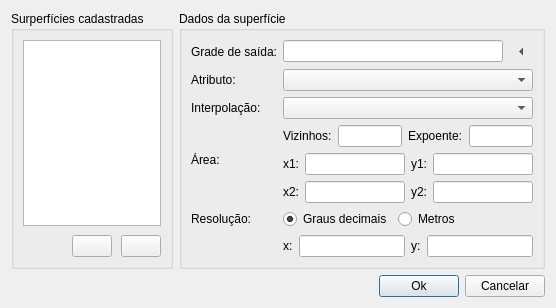
<?xml version="1.0" encoding="UTF-8"?>
<ui version="4.0">
 <class>SurfacesConfigDialogForm</class>
 <widget class="QDialog" name="SurfacesConfigDialogForm">
  <property name="geometry">
   <rect>
    <x>0</x>
    <y>0</y>
    <width>515</width>
    <height>301</height>
   </rect>
  </property>
  <property name="windowTitle">
   <string>Superfícies</string>
  </property>
  <property name="windowIcon">
   <iconset resource="icons.qrc">
    <normaloff>:/data/icons/surface.png</normaloff>:/data/icons/surface.png</iconset>
  </property>
  <layout class="QGridLayout" name="gridLayout_3" columnstretch="0,0">
   <item row="3" column="0" colspan="2">
    <layout class="QHBoxLayout" name="horizontalLayout_2">
     <item>
      <spacer name="horizontalSpacer">
       <property name="orientation">
        <enum>Qt::Horizontal</enum>
       </property>
       <property name="sizeHint" stdset="0">
        <size>
         <width>40</width>
         <height>20</height>
        </size>
       </property>
      </spacer>
     </item>
     <item>
      <widget class="QPushButton" name="okBtn">
       <property name="text">
        <string>Ok</string>
       </property>
       <property name="icon">
        <iconset resource="../../admin/ui/icons.qrc">
         <normaloff>:/global/icons/ok.png</normaloff>:/global/icons/ok.png</iconset>
       </property>
      </widget>
     </item>
     <item>
      <widget class="QPushButton" name="cancelBtn">
       <property name="text">
        <string>Cancelar</string>
       </property>
       <property name="icon">
        <iconset resource="../../admin/ui/icons.qrc">
         <normaloff>:/global/icons/cancel.png</normaloff>:/global/icons/cancel.png</iconset>
       </property>
      </widget>
     </item>
    </layout>
   </item>
   <item row="1" column="1" rowspan="2">
    <widget class="QGroupBox" name="groupBox">
     <property name="title">
      <string>Dados da superfície</string>
     </property>
     <layout class="QGridLayout" name="gridLayout">
      <item row="1" column="0">
       <widget class="QLabel" name="label_12">
        <property name="text">
         <string>Atributo:</string>
        </property>
       </widget>
      </item>
      <item row="2" column="0">
       <widget class="QLabel" name="label">
        <property name="text">
         <string>Interpolação:</string>
        </property>
       </widget>
      </item>
      <item row="5" column="0">
       <widget class="QLabel" name="label_3">
        <property name="text">
         <string>Área:</string>
        </property>
        <property name="alignment">
         <set>Qt::AlignLeading|Qt::AlignLeft|Qt::AlignTop</set>
        </property>
       </widget>
      </item>
      <item row="8" column="0">
       <widget class="QLabel" name="label_2">
        <property name="text">
         <string>Resolução:</string>
        </property>
       </widget>
      </item>
      <item row="0" column="0">
       <widget class="QLabel" name="label_10">
        <property name="text">
         <string>Grade de saída:</string>
        </property>
       </widget>
      </item>
      <item row="0" column="2" colspan="3">
       <widget class="QLineEdit" name="outputGridEdit">
        <property name="sizePolicy">
         <sizepolicy hsizetype="Preferred" vsizetype="Fixed">
          <horstretch>0</horstretch>
          <verstretch>0</verstretch>
         </sizepolicy>
        </property>
       </widget>
      </item>
      <item row="1" column="2" colspan="4">
       <widget class="QComboBox" name="attributeCmb">
        <property name="sizePolicy">
         <sizepolicy hsizetype="Preferred" vsizetype="Fixed">
          <horstretch>0</horstretch>
          <verstretch>0</verstretch>
         </sizepolicy>
        </property>
        <property name="minimumSize">
         <size>
          <width>0</width>
          <height>0</height>
         </size>
        </property>
        <property name="editable">
         <bool>false</bool>
        </property>
       </widget>
      </item>
      <item row="5" column="2" colspan="4">
       <layout class="QGridLayout" name="gridLayout_2">
        <item row="4" column="0">
         <widget class="QLabel" name="label_5">
          <property name="text">
           <string>x2:</string>
          </property>
         </widget>
        </item>
        <item row="4" column="1">
         <widget class="QLineEdit" name="x2Edit">
          <property name="sizePolicy">
           <sizepolicy hsizetype="Preferred" vsizetype="Fixed">
            <horstretch>0</horstretch>
            <verstretch>0</verstretch>
           </sizepolicy>
          </property>
          <property name="minimumSize">
           <size>
            <width>0</width>
            <height>0</height>
           </size>
          </property>
          <property name="maximumSize">
           <size>
            <width>16777215</width>
            <height>16777215</height>
           </size>
          </property>
         </widget>
        </item>
        <item row="4" column="2">
         <widget class="QLabel" name="label_7">
          <property name="text">
           <string>y2:</string>
          </property>
         </widget>
        </item>
        <item row="4" column="3">
         <widget class="QLineEdit" name="y2Edit">
          <property name="sizePolicy">
           <sizepolicy hsizetype="Preferred" vsizetype="Fixed">
            <horstretch>0</horstretch>
            <verstretch>0</verstretch>
           </sizepolicy>
          </property>
          <property name="minimumSize">
           <size>
            <width>0</width>
            <height>0</height>
           </size>
          </property>
          <property name="maximumSize">
           <size>
            <width>16777215</width>
            <height>16777215</height>
           </size>
          </property>
         </widget>
        </item>
        <item row="0" column="0">
         <widget class="QLabel" name="label_4">
          <property name="text">
           <string>x1:</string>
          </property>
         </widget>
        </item>
        <item row="0" column="1">
         <widget class="QLineEdit" name="x1Edit">
          <property name="sizePolicy">
           <sizepolicy hsizetype="Preferred" vsizetype="Fixed">
            <horstretch>0</horstretch>
            <verstretch>0</verstretch>
           </sizepolicy>
          </property>
          <property name="minimumSize">
           <size>
            <width>0</width>
            <height>0</height>
           </size>
          </property>
          <property name="maximumSize">
           <size>
            <width>16777215</width>
            <height>16777215</height>
           </size>
          </property>
         </widget>
        </item>
        <item row="0" column="2">
         <widget class="QLabel" name="label_6">
          <property name="text">
           <string>y1:</string>
          </property>
         </widget>
        </item>
        <item row="0" column="3">
         <widget class="QLineEdit" name="y1Edit">
          <property name="sizePolicy">
           <sizepolicy hsizetype="Preferred" vsizetype="Fixed">
            <horstretch>0</horstretch>
            <verstretch>0</verstretch>
           </sizepolicy>
          </property>
          <property name="minimumSize">
           <size>
            <width>0</width>
            <height>0</height>
           </size>
          </property>
          <property name="maximumSize">
           <size>
            <width>16777215</width>
            <height>16777215</height>
           </size>
          </property>
         </widget>
        </item>
       </layout>
      </item>
      <item row="9" column="2" colspan="4">
       <layout class="QHBoxLayout" name="horizontalLayout_3">
        <property name="spacing">
         <number>6</number>
        </property>
        <item>
         <widget class="QLabel" name="label_8">
          <property name="text">
           <string>x:</string>
          </property>
         </widget>
        </item>
        <item>
         <widget class="QLineEdit" name="resXEdit">
          <property name="sizePolicy">
           <sizepolicy hsizetype="Expanding" vsizetype="Fixed">
            <horstretch>0</horstretch>
            <verstretch>0</verstretch>
           </sizepolicy>
          </property>
          <property name="minimumSize">
           <size>
            <width>0</width>
            <height>0</height>
           </size>
          </property>
          <property name="maximumSize">
           <size>
            <width>16777215</width>
            <height>16777215</height>
           </size>
          </property>
         </widget>
        </item>
        <item>
         <widget class="QLabel" name="label_9">
          <property name="text">
           <string>y:</string>
          </property>
         </widget>
        </item>
        <item>
         <widget class="QLineEdit" name="resYEdit">
          <property name="minimumSize">
           <size>
            <width>0</width>
            <height>0</height>
           </size>
          </property>
          <property name="maximumSize">
           <size>
            <width>16777215</width>
            <height>16777215</height>
           </size>
          </property>
         </widget>
        </item>
       </layout>
      </item>
      <item row="2" column="2" colspan="4">
       <widget class="QComboBox" name="interpCmb">
        <property name="sizePolicy">
         <sizepolicy hsizetype="Preferred" vsizetype="Fixed">
          <horstretch>0</horstretch>
          <verstretch>0</verstretch>
         </sizepolicy>
        </property>
        <property name="minimumSize">
         <size>
          <width>0</width>
          <height>0</height>
         </size>
        </property>
       </widget>
      </item>
      <item row="0" column="5">
       <widget class="QToolButton" name="fileAnaGridMaskBtn">
        <property name="text">
         <string/>
        </property>
        <property name="autoRaise">
         <bool>true</bool>
        </property>
        <property name="arrowType">
         <enum>Qt::LeftArrow</enum>
        </property>
       </widget>
      </item>
      <item row="8" column="2">
       <widget class="QRadioButton" name="resDegreeRadio">
        <property name="text">
         <string>Graus decimais</string>
        </property>
        <property name="checked">
         <bool>true</bool>
        </property>
       </widget>
      </item>
      <item row="8" column="3">
       <widget class="QRadioButton" name="resMeterRadio">
        <property name="text">
         <string>Metros</string>
        </property>
       </widget>
      </item>
      <item row="3" column="2" colspan="4">
       <widget class="QStackedWidget" name="stackedWidget">
        <property name="sizePolicy">
         <sizepolicy hsizetype="Fixed" vsizetype="Fixed">
          <horstretch>0</horstretch>
          <verstretch>0</verstretch>
         </sizepolicy>
        </property>
        <property name="minimumSize">
         <size>
          <width>250</width>
          <height>0</height>
         </size>
        </property>
        <property name="maximumSize">
         <size>
          <width>250</width>
          <height>16777215</height>
         </size>
        </property>
        <property name="currentIndex">
         <number>0</number>
        </property>
        <widget class="QWidget" name="page1">
         <property name="sizePolicy">
          <sizepolicy hsizetype="Fixed" vsizetype="Fixed">
           <horstretch>0</horstretch>
           <verstretch>0</verstretch>
          </sizepolicy>
         </property>
         <layout class="QHBoxLayout" name="horizontalLayout_5">
          <property name="margin">
           <number>0</number>
          </property>
          <item>
           <layout class="QHBoxLayout" name="horizontalLayout_4">
            <item>
             <spacer name="horizontalSpacer_3">
              <property name="orientation">
               <enum>Qt::Horizontal</enum>
              </property>
              <property name="sizeHint" stdset="0">
               <size>
                <width>40</width>
                <height>20</height>
               </size>
              </property>
             </spacer>
            </item>
            <item>
             <widget class="QLabel" name="neighborNumLbl">
              <property name="sizePolicy">
               <sizepolicy hsizetype="Preferred" vsizetype="Fixed">
                <horstretch>0</horstretch>
                <verstretch>0</verstretch>
               </sizepolicy>
              </property>
              <property name="text">
               <string>Vizinhos:</string>
              </property>
             </widget>
            </item>
            <item>
             <widget class="QLineEdit" name="neighborNumEdit">
              <property name="sizePolicy">
               <sizepolicy hsizetype="Preferred" vsizetype="Fixed">
                <horstretch>0</horstretch>
                <verstretch>0</verstretch>
               </sizepolicy>
              </property>
             </widget>
            </item>
            <item>
             <widget class="QLabel" name="powValueLbl">
              <property name="sizePolicy">
               <sizepolicy hsizetype="Preferred" vsizetype="Fixed">
                <horstretch>0</horstretch>
                <verstretch>0</verstretch>
               </sizepolicy>
              </property>
              <property name="text">
               <string>Expoente:</string>
              </property>
             </widget>
            </item>
            <item>
             <widget class="QLineEdit" name="powValueEdit">
              <property name="sizePolicy">
               <sizepolicy hsizetype="Preferred" vsizetype="Fixed">
                <horstretch>0</horstretch>
                <verstretch>0</verstretch>
               </sizepolicy>
              </property>
             </widget>
            </item>
           </layout>
          </item>
         </layout>
        </widget>
        <widget class="QWidget" name="page2">
         <property name="sizePolicy">
          <sizepolicy hsizetype="Fixed" vsizetype="Fixed">
           <horstretch>0</horstretch>
           <verstretch>0</verstretch>
          </sizepolicy>
         </property>
         <layout class="QHBoxLayout" name="horizontalLayout_6">
          <property name="margin">
           <number>0</number>
          </property>
          <item>
           <spacer name="horizontalSpacer_4">
            <property name="orientation">
             <enum>Qt::Horizontal</enum>
            </property>
            <property name="sizeHint" stdset="0">
             <size>
              <width>40</width>
              <height>20</height>
             </size>
            </property>
           </spacer>
          </item>
          <item>
           <widget class="QLabel" name="label_11">
            <property name="sizePolicy">
             <sizepolicy hsizetype="Preferred" vsizetype="Fixed">
              <horstretch>0</horstretch>
              <verstretch>0</verstretch>
             </sizepolicy>
            </property>
            <property name="text">
             <string>Grau:</string>
            </property>
           </widget>
          </item>
          <item>
           <widget class="QComboBox" name="degreeCmb">
            <property name="sizePolicy">
             <sizepolicy hsizetype="Preferred" vsizetype="Fixed">
              <horstretch>0</horstretch>
              <verstretch>0</verstretch>
             </sizepolicy>
            </property>
            <item>
             <property name="text">
              <string>2</string>
             </property>
            </item>
            <item>
             <property name="text">
              <string>3</string>
             </property>
            </item>
            <item>
             <property name="text">
              <string>4</string>
             </property>
            </item>
            <item>
             <property name="text">
              <string>5</string>
             </property>
            </item>
            <item>
             <property name="text">
              <string>6</string>
             </property>
            </item>
           </widget>
          </item>
         </layout>
        </widget>
       </widget>
      </item>
     </layout>
    </widget>
   </item>
   <item row="1" column="0" rowspan="2">
    <widget class="QGroupBox" name="groupBox_2">
     <property name="sizePolicy">
      <sizepolicy hsizetype="Preferred" vsizetype="Expanding">
       <horstretch>0</horstretch>
       <verstretch>0</verstretch>
      </sizepolicy>
     </property>
     <property name="title">
      <string>Surperfícies cadastradas</string>
     </property>
     <layout class="QVBoxLayout" name="verticalLayout" stretch="0,9">
      <property name="spacing">
       <number>9</number>
      </property>
      <item>
       <widget class="QListWidget" name="surfaceList">
        <property name="sizePolicy">
         <sizepolicy hsizetype="Preferred" vsizetype="Expanding">
          <horstretch>0</horstretch>
          <verstretch>0</verstretch>
         </sizepolicy>
        </property>
       </widget>
      </item>
      <item>
       <layout class="QHBoxLayout" name="horizontalLayout">
        <item>
         <spacer name="horizontalSpacer_2">
          <property name="orientation">
           <enum>Qt::Horizontal</enum>
          </property>
          <property name="sizeHint" stdset="0">
           <size>
            <width>40</width>
            <height>20</height>
           </size>
          </property>
         </spacer>
        </item>
        <item>
         <widget class="QPushButton" name="addAttributeBtn">
          <property name="text">
           <string/>
          </property>
          <property name="icon">
           <iconset resource="../../admin/ui/icons.qrc">
            <normaloff>:/global/icons/add.png</normaloff>:/global/icons/add.png</iconset>
          </property>
         </widget>
        </item>
        <item>
         <widget class="QPushButton" name="removeAttributeBtn">
          <property name="text">
           <string/>
          </property>
          <property name="icon">
           <iconset resource="../../admin/ui/icons.qrc">
            <normaloff>:/global/icons/remove.png</normaloff>:/global/icons/remove.png</iconset>
          </property>
         </widget>
        </item>
       </layout>
      </item>
     </layout>
    </widget>
   </item>
  </layout>
 </widget>
 <resources>
  <include location="../../admin/ui/icons.qrc"/>
  <include location="icons.qrc"/>
 </resources>
 <connections/>
</ui>
